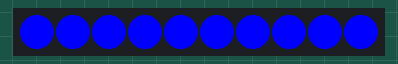
Simulated run of this sketch. Board: Arduino Uno, built with avr-gcc and run on an emulated ATmega328P. Parts: 10 RGB LEDs in strip order, left to right.

Above: at 0.77 s.
At 12.64 s:
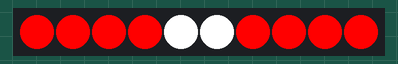
At 14.7 s:
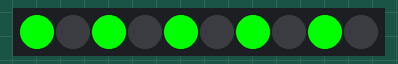
At 15.57 s:
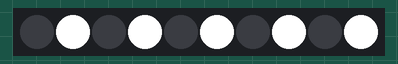

Measured:
- by itself, everything shown: repeats every 15.6 s, in 190 steps

The sketch:

pixel_led_function.ino
```cpp
// Code by : ScitiveX
// WS2812b led strip Functions_Effects
//    ___              _      _        _                    __  __
//   / __|    __      (_)    | |_     (_)    __ __    ___   \ \/ /
//   \__ \   / _|     | |    |  _|    | |    \ V /   / -_)   >  <
//   |___/   \__|_   _|_|_   _\__|   _|_|_   _\_/_   \___|  /_/\_\
// _|"""""|_|"""""|_|"""""|_|"""""|_|"""""|_|"""""|_|"""""|_|"""""|
// "`-0-0-'"`-0-0-'"`-0-0-'"`-0-0-'"`-0-0-'"`-0-0-'"`-0-0-'"`-0-0-'
//

// Video Part - 1 :  https://youtu.be/G0me3hRd8rI
// Video Part - 2 :  https://youtu.be/uqrHAzT7U1k

// Library Download Link : https://github.com/FastLED/FastLED/archive/refs/heads/master.zip
#include <FastLED.h>

#define LED_PIN 5
#define NUM_LEDS 10

CRGB leds[NUM_LEDS]; // array of CRGB objects

void setup() {
  FastLED.addLeds<WS2812, LED_PIN, GRB>(leds, NUM_LEDS); // Initialize the LED strip
}

void loop() {
  for (int i = 0 ; i < 5; i++) {
    f1(0, 0, 255, 80);
    all_off(10);
  }
  for (int i = 0 ; i < 5; i++) {
    f2(255, 0, 0, 80);
    all_off(10);
  }
  for (int i = 0 ; i < 5; i++) {
    f3(255, 0, 0, 80);
    all_off(10);
  }
  for (int i = 0 ; i < 5; i++) {
    f4(0, 255, 0, 80);
    all_off(10);
  }
}


void f1(int r, int g, int b, int t1) {

  for (int i = 0 ; i < NUM_LEDS ; i++) {
    leds[i] = CRGB(r, g, b);
    FastLED.show();
    delay(t1);
  }
}

void f2(int r, int g, int b, int t2) {

  for (int i = 0 ; i < NUM_LEDS ; i++) {
    leds[i] = CRGB(r, g, b);
    FastLED.show();
    delay(t2);
    leds[i] = CRGB(0, 0, 0);
    FastLED.show();
    delay(t2);
  }

}


void f3(int r, int g, int b, int t3) {
  for (int i = 0 ; i < NUM_LEDS - 5 ; i++) {
    leds[i] = CRGB(r, g, b);
    leds[NUM_LEDS - i - 1] = CRGB(r, g, b);
    FastLED.show();
    delay(t3);
  }
  leds[4] = CRGB(255, 255, 255);
  leds[5] = CRGB(255, 255, 255);
  FastLED.show();
  delay(t3);
}


void f4(int r, int g, int b, int t4) {
  for (int i = 0 ; i < NUM_LEDS ; i += 2) {
    leds[i] = CRGB(r, g, b);
  }
  FastLED.show();
  delay(t4);
  all_off(10);

  for (int i = 0 ; i < NUM_LEDS ; i += 2) {
    leds[i + 1] = CRGB(255, 255, 255);
  }
  FastLED.show();
  delay(t4);
  all_off(10);
}


void all_off(int d_t) {
  for (int i = 0 ; i < NUM_LEDS ; i++) {
    leds[i] = CRGB(0, 0, 0);
  }
  FastLED.show();
  delay(d_t);
}
```
